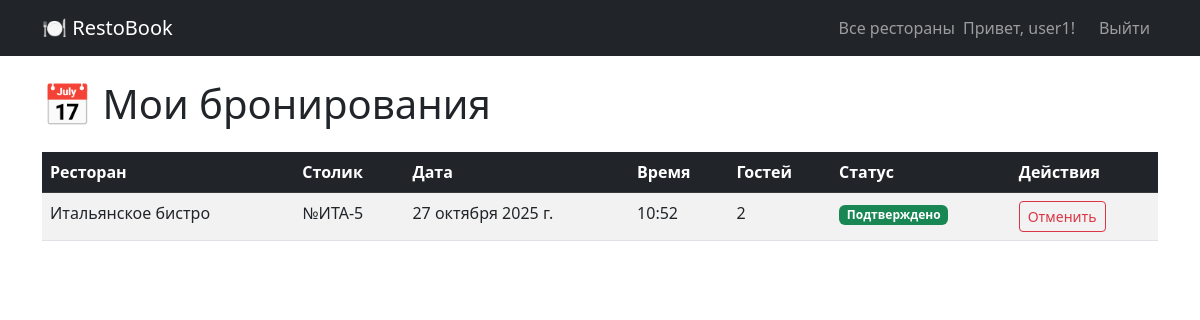
Screenshot of /reservations/ (signed in) with the database file from the repository.
### restaurant/models.py (models this page shows, shortened)
class Reservation(models.Model):
    STATUS_CHOICES = [
        ('confirmed', 'Подтверждено'),
        ('pending', 'Ожидание'),
        ('cancelled', 'Отменено'),
    ]
    user = models.ForeignKey(User, on_delete=models.CASCADE)
    table = models.ForeignKey(Table, on_delete=models.CASCADE)
    reservation_date = models.DateField()
    reservation_time = models.TimeField()
    guests_count = models.IntegerField()
    special_requests = models.TextField(blank=True, verbose_name='Особые пожелания')  # ДОБАВЛЕНО ПОЛЕ
    status = models.CharField(max_length=20, choices=STATUS_CHOICES, default='pending')
    created_at = models.DateTimeField(default=timezone.now)

class Table(models.Model):
    restaurant = models.ForeignKey(Restaurant, on_delete=models.CASCADE)
    table_number = models.CharField(max_length=10)
    capacity = models.IntegerField()
    price_per_hour = models.DecimalField(max_digits=8, decimal_places=2, default=500.00)

class Restaurant(models.Model):
    CUISINE_TYPES = [
        ('italian', 'Итальянская'),
        ('japanese', 'Японская'),
        ('russian', 'Русская'),
        ('french', 'Французская'),
        ('chinese', 'Китайская'),
        ('georgian', 'Грузинская'),
        ('american', 'Американская'),
    ]
    name = models.CharField(max_length=100)
    description = models.TextField()
    address = models.TextField()
    phone = models.CharField(max_length=20)
    cuisine_type = models.CharField(max_length=50, choices=CUISINE_TYPES)
    opening_hours = models.CharField(max_length=100, default='10:00-22:00')
    image = models.ImageField(upload_to='restaurants/', blank=True, null=True)
    created_by = models.ForeignKey(User, on_delete=models.SET_NULL, null=True, blank=True)
    created_at = models.DateTimeField(default=timezone.now)

### restaurant/views.py (the view)
# urls.py: path('reservations/', views.user_reservations, name='user_reservations'),
@login_required
def user_reservations(request):
    reservations = Reservation.objects.filter(user=request.user).order_by('-reservation_date', '-reservation_time')
    context = {
        'reservations': reservations
    }
    return render(request, 'restaurant/user_reservations.html', context)

### templates/restaurant/user_reservations.html (shortened to what this page needs)
<!DOCTYPE html>
<html lang="ru">
<head>
    <link href="https://cdn.jsdelivr.net/npm/bootstrap@5.3.0/dist/css/bootstrap.min.css" rel="stylesheet">
</head>
<body>
    <nav class="navbar navbar-expand-lg navbar-dark bg-dark">
        <div class="container">
            <a class="navbar-brand" href="{% url 'home' %}">🍽 RestoBook</a>
            <div class="navbar-nav ms-auto">
                <a class="nav-link" href="{% url 'all_restaurants' %}">Все рестораны</a>
                {% if user.is_authenticated %}
                    <span class="navbar-text me-3">Привет, {{ user.username }}!</span>
                    <a class="nav-link" href="{% url 'logout' %}">Выйти</a>
                {% else %}
                    <a class="nav-link" href="{% url 'register' %}">📝 Регистрация</a>
                    <a class="nav-link" href="{% url 'login' %}">Войти</a>
                {% endif %}
            </div>
        </div>
    </nav>
    <div class="container mt-4">
        <h1 class="mb-4">📅 Мои бронирования</h1>
        {% if reservations %}
        <div class="table-responsive">
            <table class="table table-striped">
                <thead class="table-dark">
                    <tr>
                        <th>Ресторан</th>
                        <th>Столик</th>
                        <th>Дата</th>
                        <th>Время</th>
                        <th>Гостей</th>
                        <th>Статус</th>
                        <th>Действия</th>
                    </tr>
                </thead>
                <tbody>
                    {% for reservation in reservations %}
                    <tr>
                        <td>{{ reservation.table.restaurant.name }}</td>
                        <td>№{{ reservation.table.table_number }}</td>
                        <td>{{ reservation.reservation_date }}</td>
                        <td>{{ reservation.reservation_time }}</td>
                        <td>{{ reservation.guests_count }}</td>
                        <td>
                            <span class="badge
                                {% if reservation.status == 'confirmed' %}bg-success
                                {% elif reservation.status == 'pending' %}bg-warning
                                {% else %}bg-danger{% endif %}">
                                {{ reservation.get_status_display }}
                            </span>
                        </td>
                        <td>
                            {% if reservation.status != 'cancelled' %}
                            <a href="{% url 'cancel_reservation' reservation.id %}" class="btn btn-sm btn-outline-danger">Отменить</a>
                            {% endif %}
                        </td>
                    </tr>
                    {% endfor %}
                </tbody>
            </table>
        </div>
        {% else %}
        <div class="alert alert-info">
            <h4>У вас пока нет бронирований</h4>
            <p>Найдите подходящий ресторан и забронируйте столик!</p>
            <a href="{% url 'all_restaurants' %}" class="btn btn-primary">Найти ресторан</a>
        </div>
        {% endif %}
    </div>
</body>
</html>

### rows the page displays
Reservation: table.restaurant.name "Итальянское бистро", table.table_number "ИТА-5", reservation_date "27 октября 2025 г.", reservation_time "10:52", guests_count "2", status "Подтверждено", shows "Отменить"

### other values shown
{{ user.username }} "user1"
